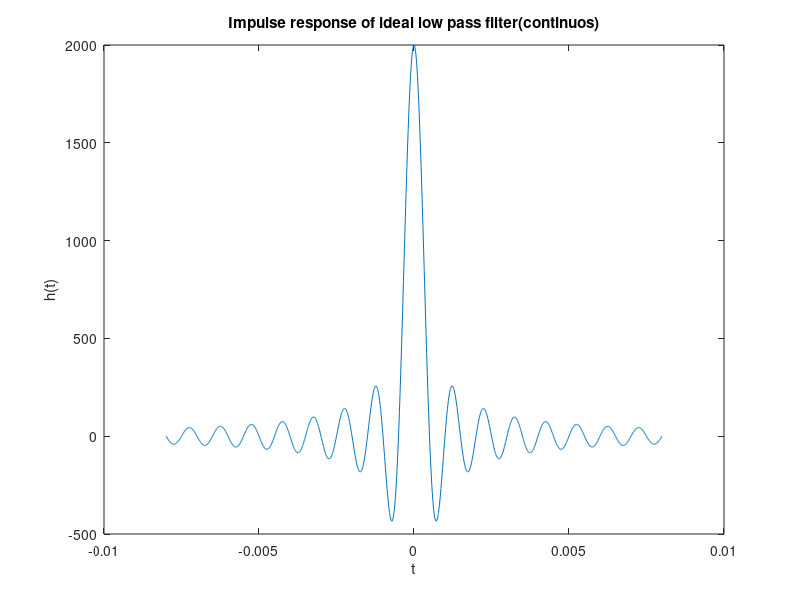
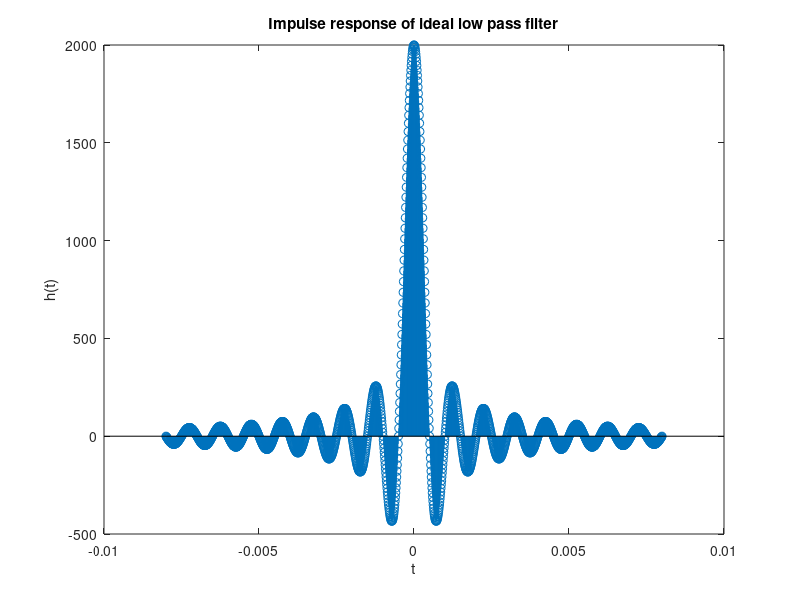
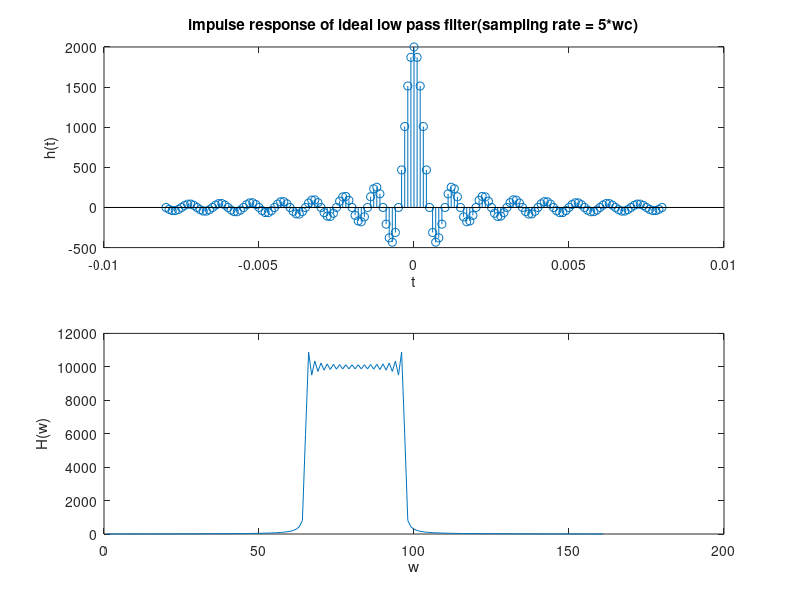
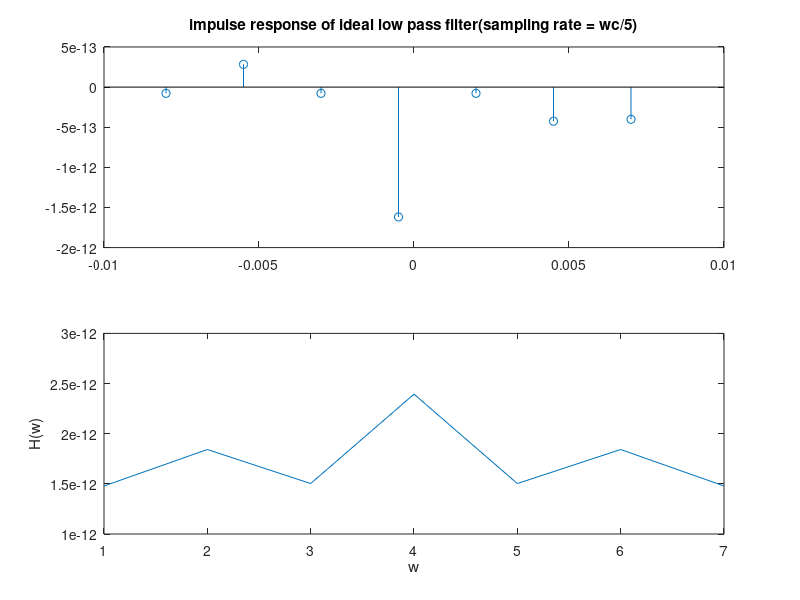

Here is the MATLAB script that generated these plots, in order:
close all
clear all
clc

%impulse response of ideal low pass filter

fc=1000;
wc=2*pi*fc;
t=-8*1/fc:0.00001:8*1/fc;
ht=2*fc*sinc(2*fc*t);
figure(1);
plot(t,ht);
title("Impulse response of ideal low pass filter(continuos)");
xlabel("t"); 
ylabel("h(t)"); 


ts0=1/(2*fc); 
t0=-8*1/fc:0.00001:8*1/fc;
ht0=2*fc*sinc(2*fc*t0);
figure(2);
stem(t0,ht0);
title("Impulse response of ideal low pass filter");
xlabel("t"); 
ylabel("h(t)");

%Upsampling the signal

ts1=1/(5*2*fc);
t2=-8*1/fc:ts1:8*1/fc;
ht2=2*fc*sinc(2*fc*t2);
figure(3);
subplot(2,1,1);
stem(t2,ht2);
xlabel("t"); 
ylabel("h(t)");
title("impulse response of ideal low pass filter(sampling rate = 5*wc)");
subplot(2,1,2);
plot(abs(fftshift(fft(ht2))));
xlabel("w");
ylabel("H(w)");

%Down Sampling

ts2=1/(2*fc/5);
t3=-8*1/fc:ts2:8*1/fc;
ht3=2*fc*sinc(2*fc*t3);
figure(4);
subplot(2,1,1);
stem(t3,ht3);
title("impulse response of ideal low pass filter(sampling rate = wc/5)");
subplot(2,1,2);
plot(abs(fftshift(fft(ht3))));
xlabel("w");
ylabel("H(w)");

 
